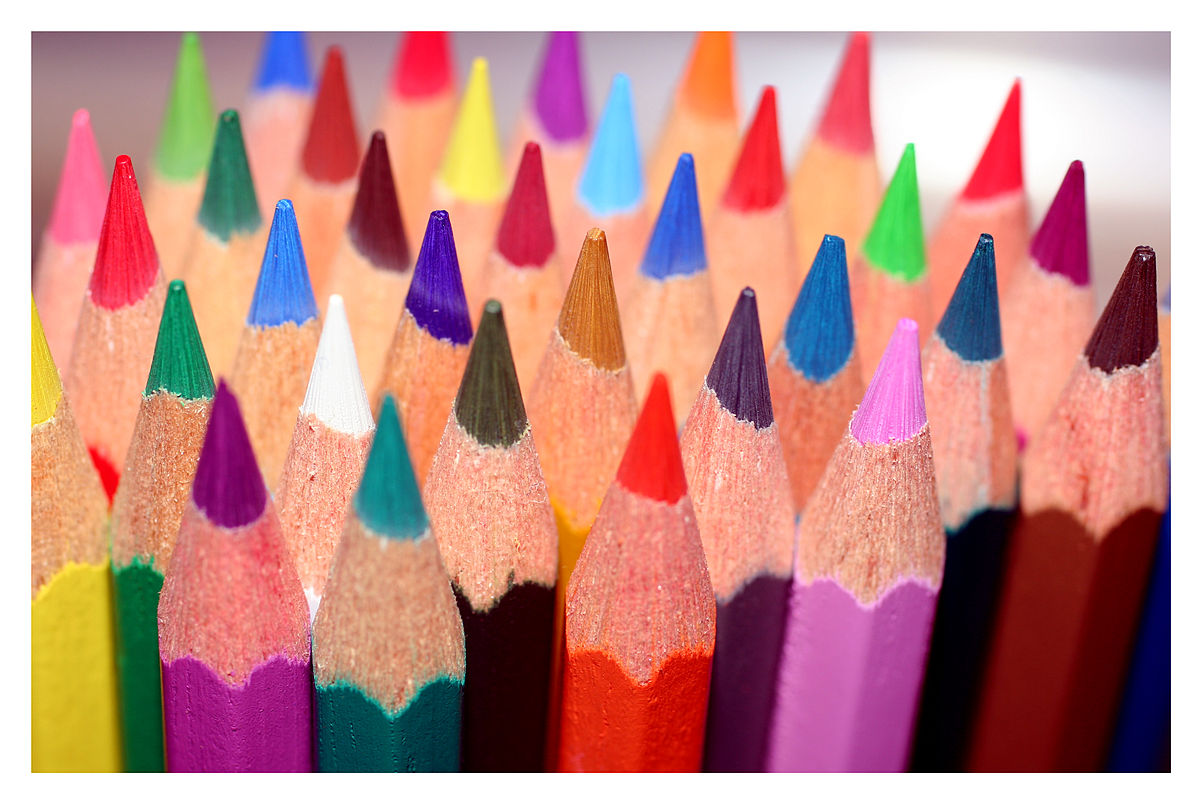
//> input picture Wavelets/Images/lapices.jpg, 1200 x 800 px
$ ./main   (built with g++ and OpenCV 4)
//> lines starting //> are read from the running program, lines starting //| are printed output that depends on the picture
### Wavelets/Img.cpp
#include "Img.h"
#include <opencv2/core/core.hpp>
#include <opencv2\highgui\highgui.hpp>
#include <opencv2/imgproc/imgproc.hpp>
#include <opencv2/core/cvstd.hpp>
#include "opencv2/imgproc.hpp"
#include "opencv2/imgcodecs.hpp"
#include "opencv2/highgui.hpp"
#include <opencv/cv.h>
#include <opencv2/core/core.hpp>
#include <opencv2/highgui/highgui.hpp>


// [5 lines left out: function Img, not called in this run]

Img::Img()
{

}

Img::~Img()
{
}

void Img::setMat(Mat mat)
{
	mMat = mat;
}
// [1278 lines left out: functions getMat, fig526_2, Image2Gamma, GenButterworthFilter, Image2Negative, Image2Log and 47 more, not called in this run]
float Img::calcMean(Mat _src) {
	return (float)sum(_src)[0] / _src.total();
}
// [36 lines left out: functions calcVar, calcVar, triangularMembership, trapezoidalMembership, not called in this run]


void Img::Show(cv::String name)
{
	imshow(name, mMat);
}

// [164 lines left out: functions Histogram, Const, SP, Exp, Rayleigh, EXP2 and 1 more, not called in this run]
Mat Img::Gauss(float m, float sigma) {
	Mat src = mMat;
	Mat dst;
	Mat gauss_noise = Mat(src.size(), CV_8UC3);
	randn(gauss_noise, m, sigma);
	dst = src + gauss_noise;
	//normalize(dst, dst, 0, 255, CV_MINMAX);
	mMat = dst;
	return mMat;
}
// [7 lines left out: function factorial, not called in this run]

Mat Img::Denoise(float threshold)
{
	Mat input = mMat;
	Mat output;
	assert(input.data != output.data);
	input.convertTo(output, CV_32F);
	Decompose((float*)output.data, output.cols, output.rows);

	for (int y = 0; y < output.rows; y++) {
		float *ptr = (float*)output.ptr(y);

		for (int x = 0; x < output.cols; x++) {
			ptr[x] = (signbit(ptr[x]) == 1 ? -1 : 1) * max(0.f, fabs(ptr[x]) - threshold);
		}
	}

	Reconstruct((float*)output.data, output.rows, output.cols);
	output.convertTo(output, CV_8U);
	return output;
}

void Img::DecomposeA(float *A, int width)
{
	const float inv_sqrt2 = 1 / sqrt(2);
	float norm = 1.0f / sqrt(width);
	for (int i = 0; i < width; i++) {
		A[i] *= norm;
	}
	float *tmp = new float[width];
	while (width > 1) {
		width /= 2;
		for (int i = 0; i < width; i++) {
			tmp[i] = (A[2 * i] + A[2 * i + 1]) * inv_sqrt2;
			tmp[width + i] = (A[2 * i] - A[2 * i + 1]) * inv_sqrt2;
		}

		memcpy(A, tmp, width * 2 * sizeof(float));
	}

	delete[] tmp;
}

void Img::TransposeA(float *A, int width, int height)
{
	float *B = new float[width*height];
	for (int y = 0; y < height; y++) {
		for (int x = 0; x < width; x++) {
			B[x*height + y] = A[y*width + x];
		}
	}

	memcpy(A, B, sizeof(float)*width*height);
	delete[] B;
}

void Img::Decompose(float *A, int width, int height)
{
	for (int i = 0; i < height; i++) {
		DecomposeA(&A[i*width], width);
	}

	TransposeA(A, width, height);

	for (int i = 0; i < width; i++) {
		DecomposeA(&A[i*height], height);
	}

	TransposeA(A, height, width);
}

void Img::ReconstructA(float *A, int width)
{
	const float inv_sqrt2 = 1 / sqrt(2);
	float inv_norm = sqrt(width);
	float *tmp = new float[width];
	int k = 1;
	while (k < width) {
		for (int i = 0; i < k; i++) {
			tmp[2 * i] = (A[i] + A[k + i]) * inv_sqrt2;
			tmp[2 * i + 1] = (A[i] - A[k + i]) * inv_sqrt2;
		}

		memcpy(A, tmp, sizeof(float)*(k * 2));
		k *= 2;
	}

	for (int i = 0; i < width; i++) {
		A[i] *= inv_norm;
	}

	delete[] tmp;
}

void Img::Reconstruct(float *A, int width, int height)
{
	for (int i = 0; i < width; i++) {
		ReconstructA(&A[i*height], height);
	}

	TransposeA(A, height, width);

	for (int i = 0; i < height; i++) {
		ReconstructA(&A[i*width], width);
	}

	TransposeA(A, width, height);
}

### Wavelets/main.cpp
//Este proyecto utiliza una clase llamada Img creada por Manuel Jes�s Zavala N��ez
//Esta clase engloba a la clase de OpenCV Mat para hacer m�s sencilla la implementaci�n de sus funciones


#include "opencv2/imgcodecs.hpp"
#include "opencv2/highgui.hpp"
#include "opencv2/imgproc.hpp"
#include "Img.h"
#include <iostream>
#include <stdlib.h>

#include <iostream>
#include <cmath>
#include <cassert>

using namespace std;
using namespace cv;

void OnTrackbar(int, void*);
const int MAX_IMAGE_SIZE = 400;
int g_slider;
Mat g_img;
Mat g_noisy_img;
Mat g_padded_img;
Mat g_denoised_img;
Mat g_noise;
float g_threshold = 0;


int main(int argc, char **argv)
{

	g_img = imread("images/lapices.jpg");
//> g_img is the input picture: 800 rows x 1200 cols, CV_8UC3; mean B, G, R 134.5, 139.3, 194.3
	assert(g_img.data);
	int max_dim = max(g_img.rows, g_img.cols);
//> max_dim = 1200
	int padded_width = 0;
	int padded_height = 0;
	if (max_dim > MAX_IMAGE_SIZE) {
		resize(g_img, g_img, Size(g_img.cols*MAX_IMAGE_SIZE / max_dim, g_img.rows*MAX_IMAGE_SIZE / max_dim));
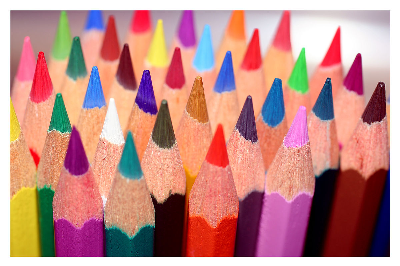
//> g_img: 266 rows x 400 cols, CV_8UC3; mean B, G, R 134.4, 139.2, 194.2
	}

	padded_width = pow(2, ceil(log(g_img.cols) / log(2)));
//> padded_width = 512
	padded_height = pow(2, ceil(log(g_img.rows) / log(2)));
//> padded_height = 512

	Img noisy;
	noisy.setMat(g_img);
	g_noisy_img = noisy.Gauss(0, 50);
//> in Gauss, `dst = src + gauss_noise;`:
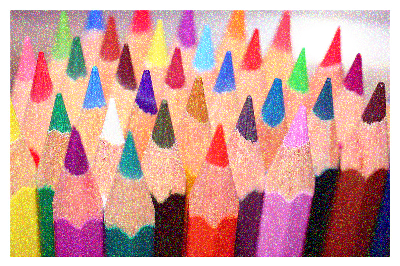
//> dst: 266 rows x 400 cols, CV_8UC3; mean B, G, R 150.6, 155.6, 204.3

	copyMakeBorder(g_noisy_img, g_padded_img, 0, padded_height - g_img.rows, 0, padded_width - g_img.cols, BORDER_CONSTANT);
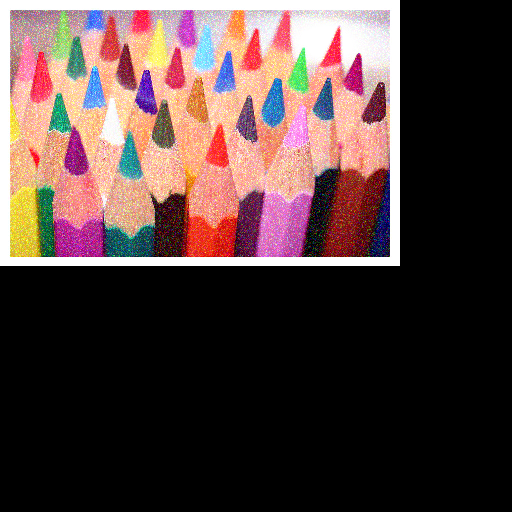
//> g_padded_img: 512 rows x 512 cols, CV_8UC3; mean B, G, R 61.1, 63.1, 82.9
	namedWindow("Haar wavelet denoising");
	createTrackbar("Coef.", "Haar wavelet denoising", &g_slider, 100, OnTrackbar);
	OnTrackbar(g_threshold, 0);
	waitKey(0);
	return 0;
}

void OnTrackbar(int, void*)
{
	Img denoise;
	g_threshold = 0.1 * g_slider / 100.0;
	if (g_padded_img.channels() == 3) {
		Mat bgr[3];
		split(g_padded_img, bgr);
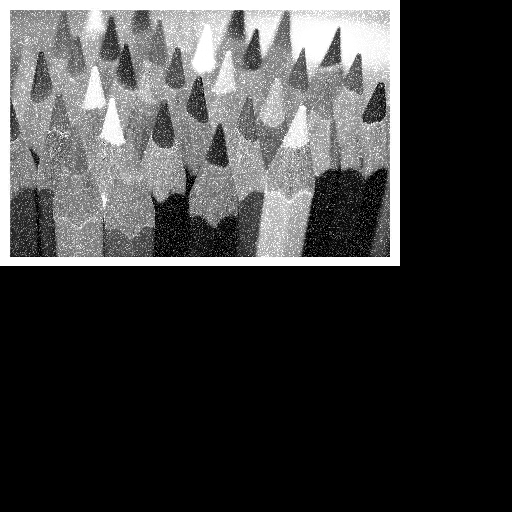
//> bgr[0]: 512 rows x 512 cols, CV_8UC1; min 0, max 255, mean 61.1
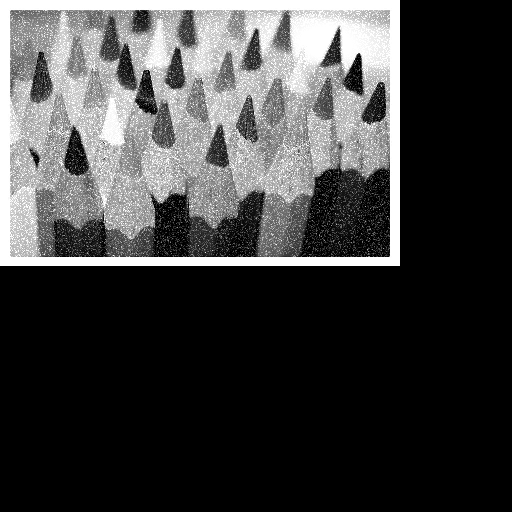
//> bgr[1]: 512 rows x 512 cols, CV_8UC1; min 0, max 255, mean 63.1
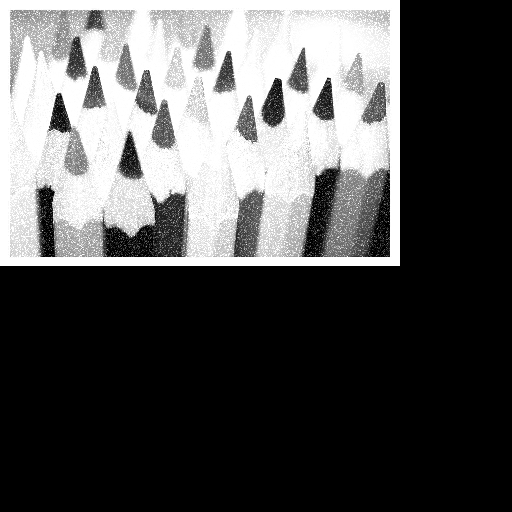
//> bgr[2]: 512 rows x 512 cols, CV_8UC1; min 0, max 255, mean 82.9

		denoise.setMat(bgr[0]);
		bgr[0] = denoise.Denoise(g_threshold);
		denoise.setMat(bgr[1]);
		bgr[1] = denoise.Denoise(g_threshold);
		denoise.setMat(bgr[2]);
		bgr[2] = denoise.Denoise(g_threshold);

		merge(bgr, 3, g_denoised_img);
	}
	else {
		denoise.setMat(g_denoised_img);
		g_denoised_img = denoise.Denoise(g_threshold);

	}
	g_denoised_img = g_denoised_img(Range(0, g_img.rows), Range(0, g_img.cols));
	denoise.setMat(g_denoised_img);
	denoise.Show("Haar wavelet denoising");
}
